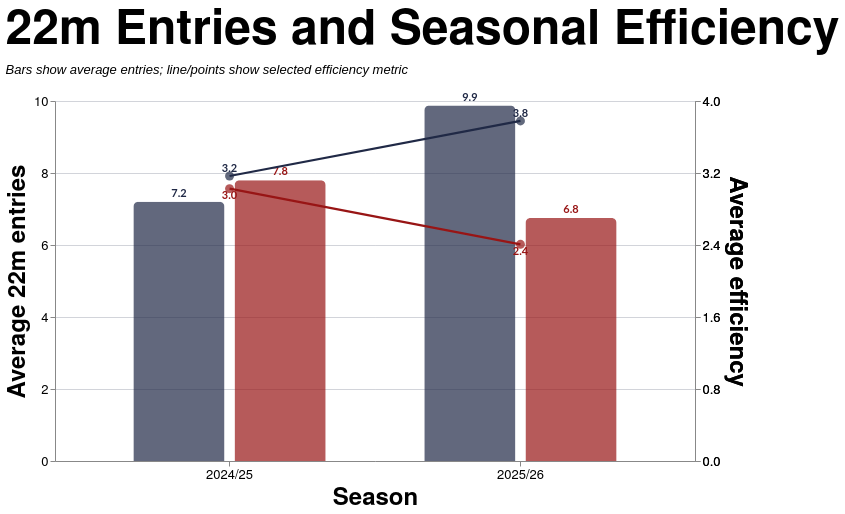

This figure's Vega-Lite source:
### Vega-Lite specification from a JSON file in a GitHub repository (floating-point values rounded to 4 significant figures)
{"config": {"axis": {"labelFont": "PT Sans Narrow, Helvetica Neue, Helvetica, Arial, sans-serif", "titleFont": "PT Sans Narrow, Helvetica Neue, Helvetica, Arial, sans-serif", "labelFontSize": 13, "titleFontSize": 24, "gridColor": "#202947", "gridOpacity": 0.2, "zindex": 1}, "text": {"font": "Lato, sans-serif"}, "bar": {"cornerRadiusEnd": 5}, "header": {"labelFont": "PT Sans Narrow, Helvetica Neue, Helvetica, Arial, sans-serif", "titleFont": "PT Sans Narrow, Helvetica Neue, Helvetica, Arial, sans-serif", "labelFontSize": 24, "titleFontSize": 28, "labelFontWeight": "bold", "orient": "left"}, "legend": {"labelFont": "PT Sans Narrow, Helvetica Neue, Helvetica, Arial, sans-serif", "titleFont": "PT Sans Narrow, Helvetica Neue, Helvetica, Arial, sans-serif", "labelFontSize": 14, "titleFontSize": 16, "titlePadding": 5, "fillColor": "white", "strokeColor": "black", "padding": 10, "titleFontWeight": "lighter", "titleFontStyle": "italic", "titleColor": "gray", "offset": 10}, "title": {"font": "PT Sans Narrow, Helvetica Neue, Helvetica, Arial, sans-serif", "fontSize": 48, "fontWeight": "bold", "anchor": "start", "align": "center", "titlePadding": 20, "subtitlePadding": 10, "subtitleFontSize": 13, "subtitleColor": "", "subtitleFontStyle": "italic", "offset": 15, "color": "black"}, "axisX": {"labelAngle": 0}, "facet": {"title": null, "header": null, "align": {"row": "each", "column": "each"}}, "resolve": {"scale": {"y": "independent", "facet": "independent"}}, "background": "transparent", "scale": {"offsetBandPaddingOuter": 0.2, "offsetBandPaddingInner": 0.1}, "view": {"stroke": null, "background": "transparent"}}, "layer": [{"mark": {"type": "bar", "opacity": 0.7}, "encoding": {"color": {"field": "team", "scale": {"domain": ["EGRFC", "Opposition"], "range": ["#202946", "#981515"]}, "title": "Team", "type": "nominal"}, "tooltip": [{"field": "season", "title": "Season", "type": "nominal"}, {"field": "team", "title": "Team", "type": "nominal"}, {"field": "avg_entries", "format": ".2f", "title": "Avg 22m Entries", "type": "quantitative"}, {"field": "avg_points_per_entry", "format": ".2f", "title": "Avg Pts/Entry", "type": "quantitative"}, {"field": "avg_tries_eff_pct", "format": ".1f", "title": "Avg Try Efficiency", "type": "quantitative"}], "x": {"axis": {"labelAngle": 0}, "field": "season", "sort": ["2024/25", "2025/26"], "title": "Season", "type": "nominal"}, "xOffset": {"field": "team", "sort": ["EGRFC", "Opposition"], "type": "nominal"}, "y": {"axis": {"format": ".0f", "grid": true, "tickCount": 6}, "field": "avg_entries", "scale": {"domain": [0, 10.0], "nice": false}, "title": "Average 22m entries", "type": "quantitative"}}, "transform": [{"filter": "(rzSquad == 'All' || datum.squad == rzSquad) && (indexof(rzSeason, datum.season) >= 0) && datum.game_type_mode == rzGameType"}, {"calculate": "rzEfficiencyMetricParam == 'Points per 22m entry' ? datum.avg_points_per_entry : datum.avg_tries_eff_pct", "as": "efficiency_value"}, {"calculate": "rzEfficiencyMetricParam == 'Points per 22m entry' ? datum.avg_points_per_entry * (100 / 4.0) : datum.avg_tries_eff_pct", "as": "efficiency_plot"}, {"calculate": "rzEfficiencyMetricParam == 'Points per 22m entry' ? 'Pts/entry' : 'Try efficiency (%)'", "as": "efficiency_label"}, {"calculate": "rzEfficiencyMetricParam == 'Points per 22m entry' ? format(datum.avg_points_per_entry, '.1f') : format(datum.avg_tries_eff_pct, '.0f') + '%'", "as": "efficiency_text"}, {"calculate": "format(datum.avg_entries, '.1f')", "as": "entries_text"}, {"calculate": "datum.team == 'EGRFC' ? datum.efficiency_plot + 2 : datum.efficiency_plot - 2", "as": "efficiency_text_y"}]}, {"mark": {"type": "text", "dy": -8, "fontSize": 11, "fontWeight": "bold"}, "encoding": {"color": {"field": "team", "legend": null, "scale": {"domain": ["EGRFC", "Opposition"], "range": ["#202946", "#981515"]}, "type": "nominal"}, "text": {"field": "entries_text", "type": "nominal"}, "x": {"field": "season", "sort": ["2024/25", "2025/26"], "type": "nominal"}, "xOffset": {"field": "team", "sort": ["EGRFC", "Opposition"], "type": "nominal"}, "y": {"axis": null, "field": "avg_entries", "scale": {"domain": [0, 10.0], "nice": false}, "type": "quantitative"}}, "transform": [{"filter": "(rzSquad == 'All' || datum.squad == rzSquad) && (indexof(rzSeason, datum.season) >= 0) && datum.game_type_mode == rzGameType"}, {"calculate": "rzEfficiencyMetricParam == 'Points per 22m entry' ? datum.avg_points_per_entry : datum.avg_tries_eff_pct", "as": "efficiency_value"}, {"calculate": "rzEfficiencyMetricParam == 'Points per 22m entry' ? datum.avg_points_per_entry * (100 / 4.0) : datum.avg_tries_eff_pct", "as": "efficiency_plot"}, {"calculate": "rzEfficiencyMetricParam == 'Points per 22m entry' ? 'Pts/entry' : 'Try efficiency (%)'", "as": "efficiency_label"}, {"calculate": "rzEfficiencyMetricParam == 'Points per 22m entry' ? format(datum.avg_points_per_entry, '.1f') : format(datum.avg_tries_eff_pct, '.0f') + '%'", "as": "efficiency_text"}, {"calculate": "format(datum.avg_entries, '.1f')", "as": "entries_text"}, {"calculate": "datum.team == 'EGRFC' ? datum.efficiency_plot + 2 : datum.efficiency_plot - 2", "as": "efficiency_text_y"}]}, {"mark": {"type": "line", "size": 2.2}, "encoding": {"color": {"field": "team", "legend": null, "scale": {"domain": ["EGRFC", "Opposition"], "range": ["#202946", "#981515"]}, "type": "nominal"}, "detail": {"field": "team", "type": "nominal"}, "tooltip": [{"field": "season", "title": "Season", "type": "nominal"}, {"field": "team", "title": "Team", "type": "nominal"}, {"field": "efficiency_label", "title": "Metric", "type": "nominal"}, {"field": "efficiency_value", "format": ".2f", "title": "Efficiency", "type": "quantitative"}], "x": {"field": "season", "sort": ["2024/25", "2025/26"], "type": "nominal"}, "y": {"axis": {"grid": false, "labelExpr": "rzEfficiencyMetricParam == 'Try-scoring efficiency (%)' ? format(datum.value, '.0f') + '%' : format(datum.value * (4.0 / 100), '.1f')", "orient": "right", "tickCount": 6}, "field": "efficiency_plot", "scale": {"domain": [0, 100], "nice": false}, "title": "Average efficiency", "type": "quantitative"}}, "transform": [{"filter": "(rzSquad == 'All' || datum.squad == rzSquad) && (indexof(rzSeason, datum.season) >= 0) && datum.game_type_mode == rzGameType"}, {"calculate": "rzEfficiencyMetricParam == 'Points per 22m entry' ? datum.avg_points_per_entry : datum.avg_tries_eff_pct", "as": "efficiency_value"}, {"calculate": "rzEfficiencyMetricParam == 'Points per 22m entry' ? datum.avg_points_per_entry * (100 / 4.0) : datum.avg_tries_eff_pct", "as": "efficiency_plot"}, {"calculate": "rzEfficiencyMetricParam == 'Points per 22m entry' ? 'Pts/entry' : 'Try efficiency (%)'", "as": "efficiency_label"}, {"calculate": "rzEfficiencyMetricParam == 'Points per 22m entry' ? format(datum.avg_points_per_entry, '.1f') : format(datum.avg_tries_eff_pct, '.0f') + '%'", "as": "efficiency_text"}, {"calculate": "format(datum.avg_entries, '.1f')", "as": "entries_text"}, {"calculate": "datum.team == 'EGRFC' ? datum.efficiency_plot + 2 : datum.efficiency_plot - 2", "as": "efficiency_text_y"}]}, {"mark": {"type": "point", "filled": true, "size": 80}, "encoding": {"color": {"field": "team", "legend": null, "scale": {"domain": ["EGRFC", "Opposition"], "range": ["#202946", "#981515"]}, "type": "nominal"}, "tooltip": [{"field": "season", "title": "Season", "type": "nominal"}, {"field": "team", "title": "Team", "type": "nominal"}, {"field": "efficiency_label", "title": "Metric", "type": "nominal"}, {"field": "efficiency_value", "format": ".2f", "title": "Efficiency", "type": "quantitative"}], "x": {"field": "season", "sort": ["2024/25", "2025/26"], "type": "nominal"}, "y": {"axis": {"grid": false, "labelExpr": "rzEfficiencyMetricParam == 'Try-scoring efficiency (%)' ? format(datum.value, '.0f') + '%' : format(datum.value * (4.0 / 100), '.1f')", "orient": "right", "tickCount": 6}, "field": "efficiency_plot", "scale": {"domain": [0, 100], "nice": false}, "title": "Average efficiency", "type": "quantitative"}}, "transform": [{"filter": "(rzSquad == 'All' || datum.squad == rzSquad) && (indexof(rzSeason, datum.season) >= 0) && datum.game_type_mode == rzGameType"}, {"calculate": "rzEfficiencyMetricParam == 'Points per 22m entry' ? datum.avg_points_per_entry : datum.avg_tries_eff_pct", "as": "efficiency_value"}, {"calculate": "rzEfficiencyMetricParam == 'Points per 22m entry' ? datum.avg_points_per_entry * (100 / 4.0) : datum.avg_tries_eff_pct", "as": "efficiency_plot"}, {"calculate": "rzEfficiencyMetricParam == 'Points per 22m entry' ? 'Pts/entry' : 'Try efficiency (%)'", "as": "efficiency_label"}, {"calculate": "rzEfficiencyMetricParam == 'Points per 22m entry' ? format(datum.avg_points_per_entry, '.1f') : format(datum.avg_tries_eff_pct, '.0f') + '%'", "as": "efficiency_text"}, {"calculate": "format(datum.avg_entries, '.1f')", "as": "entries_text"}, {"calculate": "datum.team == 'EGRFC' ? datum.efficiency_plot + 2 : datum.efficiency_plot - 2", "as": "efficiency_text_y"}]}, {"mark": {"type": "text", "fontSize": 11, "fontWeight": "bold"}, "encoding": {"color": {"field": "team", "legend": null, "scale": {"domain": ["EGRFC", "Opposition"], "range": ["#202946", "#981515"]}, "type": "nominal"}, "detail": {"field": "team", "type": "nominal"}, "text": {"field": "efficiency_text", "type": "nominal"}, "x": {"field": "season", "sort": ["2024/25", "2025/26"], "type": "nominal"}, "y": {"axis": null, "field": "efficiency_text_y", "scale": {"domain": [0, 100], "nice": false}, "type": "quantitative"}}, "transform": [{"filter": "(rzSquad == 'All' || datum.squad == rzSquad) && (indexof(rzSeason, datum.season) >= 0) && datum.game_type_mode == rzGameType"}, {"calculate": "rzEfficiencyMetricParam == 'Points per 22m entry' ? datum.avg_points_per_entry : datum.avg_tries_eff_pct", "as": "efficiency_value"}, {"calculate": "rzEfficiencyMetricParam == 'Points per 22m entry' ? datum.avg_points_per_entry * (100 / 4.0) : datum.avg_tries_eff_pct", "as": "efficiency_plot"}, {"calculate": "rzEfficiencyMetricParam == 'Points per 22m entry' ? 'Pts/entry' : 'Try efficiency (%)'", "as": "efficiency_label"}, {"calculate": "rzEfficiencyMetricParam == 'Points per 22m entry' ? format(datum.avg_points_per_entry, '.1f') : format(datum.avg_tries_eff_pct, '.0f') + '%'", "as": "efficiency_text"}, {"calculate": "format(datum.avg_entries, '.1f')", "as": "entries_text"}, {"calculate": "datum.team == 'EGRFC' ? datum.efficiency_plot + 2 : datum.efficiency_plot - 2", "as": "efficiency_text_y"}]}], "data": {"name": "data-36fc8af7437194778e6f7b77b8f870ad"}, "height": 360, "params": [{"name": "rzSquad", "value": "All"}, {"name": "rzSeason", "value": ["2025/26", "2024/25"]}, {"name": "rzGameType", "value": "All"}, {"name": "rzEfficiencyMetricParam", "value": "Points per 22m entry"}], "resolve": {"scale": {"y": "independent"}}, "title": {"text": "22m Entries and Seasonal Efficiency", "subtitle": ["Bars show average entries; line/points show selected efficiency metric"]}, "width": 640, "$schema": "https://vega.github.io/schema/vega-lite/v5.20.1.json", "datasets": {"data-36fc8af7437194778e6f7b77b8f870ad": [{"squad": "1st", "season": "2024/25", "team": "EGRFC", "avg_entries": 7.2, "avg_points_per_entry": 3.167, "avg_tries_eff_pct": 41.67, "game_type_mode": "All"}, {"squad": "1st", "season": "2024/25", "team": "Opposition", "avg_entries": 7.8, "avg_points_per_entry": 3.026, "avg_tries_eff_pct": 46.15, "game_type_mode": "All"}, {"squad": "1st", "season": "2025/26", "team": "EGRFC", "avg_entries": 9.875, "avg_points_per_entry": 3.778, "avg_tries_eff_pct": 59.49, "game_type_mode": "All"}, {"squad": "1st", "season": "2025/26", "team": "Opposition", "avg_entries": 6.75, "avg_points_per_entry": 2.407, "avg_tries_eff_pct": 37.96, "game_type_mode": "All"}, {"squad": "1st", "season": "2024/25", "team": "EGRFC", "avg_entries": 7.2, "avg_points_per_entry": 3.167, "avg_tries_eff_pct": 41.67, "game_type_mode": "League + Cup"}, {"squad": "1st", "season": "2024/25", "team": "Opposition", "avg_entries": 7.8, "avg_points_per_entry": 3.026, "avg_tries_eff_pct": 46.15, "game_type_mode": "League + Cup"}, {"squad": "1st", "season": "2025/26", "team": "EGRFC", "avg_entries": 9.875, "avg_points_per_entry": 3.778, "avg_tries_eff_pct": 59.49, "game_type_mode": "League + Cup"}, {"squad": "1st", "season": "2025/26", "team": "Opposition", "avg_entries": 6.75, "avg_points_per_entry": 2.407, "avg_tries_eff_pct": 37.96, "game_type_mode": "League + Cup"}, {"squad": "1st", "season": "2024/25", "team": "EGRFC", "avg_entries": 6.75, "avg_points_per_entry": 2.556, "avg_tries_eff_pct": 33.33, "game_type_mode": "League only"}, {"squad": "1st", "season": "2024/25", "team": "Opposition", "avg_entries": 7.25, "avg_points_per_entry": 2.793, "avg_tries_eff_pct": 41.38, "game_type_mode": "League only"}, {"squad": "1st", "season": "2025/26", "team": "EGRFC", "avg_entries": 9.867, "avg_points_per_entry": 3.932, "avg_tries_eff_pct": 62.16, "game_type_mode": "League only"}, {"squad": "1st", "season": "2025/26", "team": "Opposition", "avg_entries": 6.4, "avg_points_per_entry": 2.375, "avg_tries_eff_pct": 37.5, "game_type_mode": "League only"}]}}
